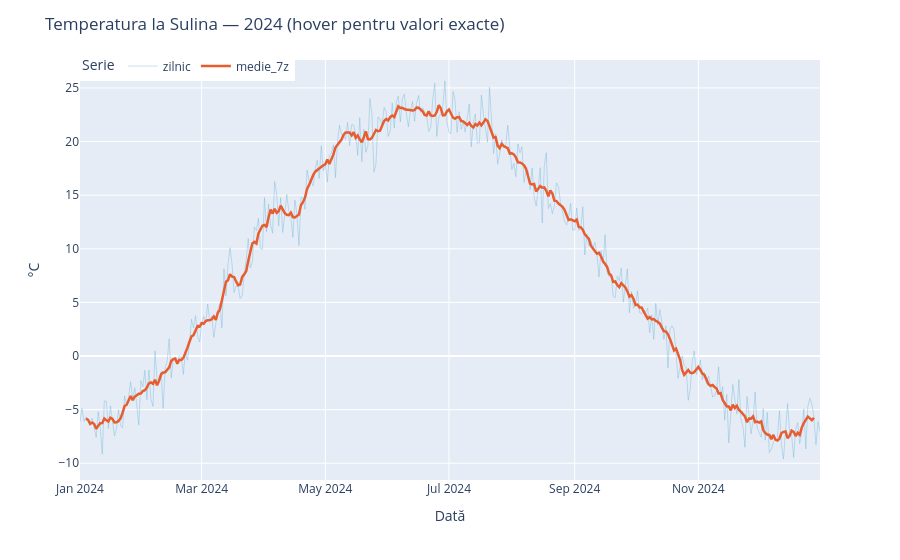

The notebook cell this image was saved under:
### Markdown cell above
## 4.2 Plotly Express — serie temporală interactivă

**`plotly.express`** (alias `px`) generează grafice interactive cu o singură linie de cod.  
Outputul e un widget HTML embedded în notebook — hover, zoom și pan sunt incluse automat.

### Code cell
import plotly.express as px
import pandas as pd

# ── xarray → pandas DataFrame → Plotly ───────────────────────────────
# Plotly lucrează cu DataFrames — convertim DataArray-ul xarray

t_sulina_s = ds['t2m'].sel(lat=45.1, lon=29.6, method='nearest').to_pandas()

df_ts = pd.DataFrame({
    'data'     : t_sulina_s.index,
    'zilnic'   : t_sulina_s.values,
    'medie_7z' : t_sulina_s.rolling(7, center=True).mean().values,
})

# ── Grafic interactiv cu hover unificat ───────────────────────────────
fig_ts = px.line(
    df_ts, x='data', y=['zilnic', 'medie_7z'],
    title='Temperatura la Sulina — 2024 (hover pentru valori exacte)',
    labels={'data': 'Dată', 'value': '°C', 'variable': 'Serie'},
    color_discrete_map={'zilnic': '#6FB3D8', 'medie_7z': '#E85D2F'},
)
fig_ts.update_traces(selector=dict(name='zilnic'),
                     line=dict(width=0.8), opacity=0.5)
fig_ts.update_traces(selector=dict(name='medie_7z'),
                     line=dict(width=2.5))
fig_ts.update_layout(
    hovermode='x unified',
    legend=dict(orientation='h', y=1.02),
    margin=dict(t=60),
)
fig_ts.show()
print('→ Hover pe orice punct | Zoom cu scroll sau drag | Dublu-click pentru reset')

### Figure 1 — Plotly figure (JSON) as saved in the notebook; plotly's stock layout.template omitted (floating-point values rounded to 4 significant figures; data arrays with more than 128 entries replaced by an {"elided": "..."} marker saying what was removed)
{"data": [{"hovertemplate": "Serie=zilnic<br>Dată=%{x}<br>°C=%{y}<extra></extra>", "legendgroup": "zilnic", "line": {"color": "#6FB3D8", "dash": "solid", "width": 0.8}, "marker": {"symbol": "circle"}, "mode": "lines", "name": "zilnic", "opacity": 0.5, "orientation": "v", "showlegend": true, "type": "scatter", "x": {"elided": "366 str values"}, "xaxis": "x", "y": {"elided": "366 float values"}, "yaxis": "y"}, {"hovertemplate": "Serie=medie_7z<br>Dată=%{x}<br>°C=%{y}<extra></extra>", "legendgroup": "medie_7z", "line": {"color": "#E85D2F", "dash": "solid", "width": 2.5}, "marker": {"symbol": "circle"}, "mode": "lines", "name": "medie_7z", "orientation": "v", "showlegend": true, "type": "scatter", "x": {"elided": "366 str values"}, "xaxis": "x", "y": {"elided": "366 float values"}, "yaxis": "y"}], "layout": {"hovermode": "x unified", "legend": {"orientation": "h", "title": {"text": "Serie"}, "tracegroupgap": 0, "y": 1.02}, "margin": {"t": 60}, "title": {"text": "Temperatura la Sulina — 2024 (hover pentru valori exacte)"}, "xaxis": {"anchor": "y", "domain": [0, 1], "title": {"text": "Dată"}}, "yaxis": {"anchor": "x", "domain": [0, 1], "title": {"text": "°C"}}}}
